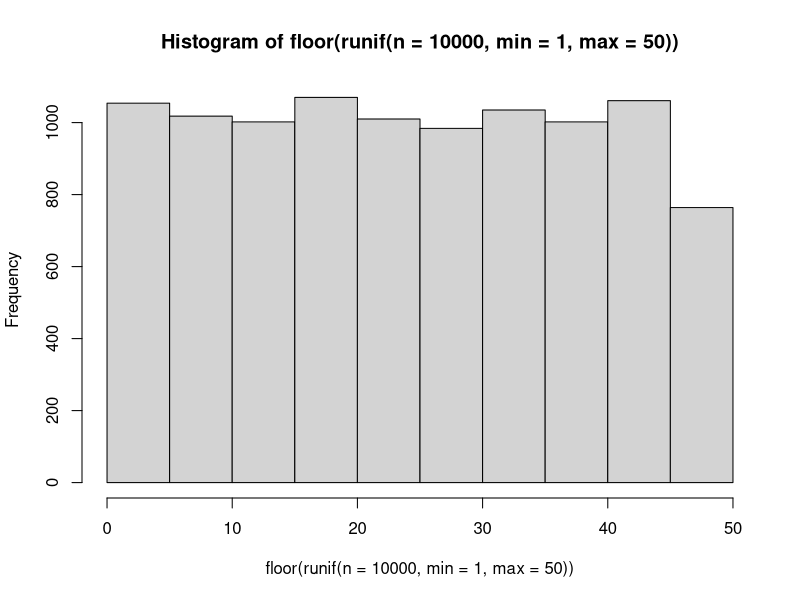
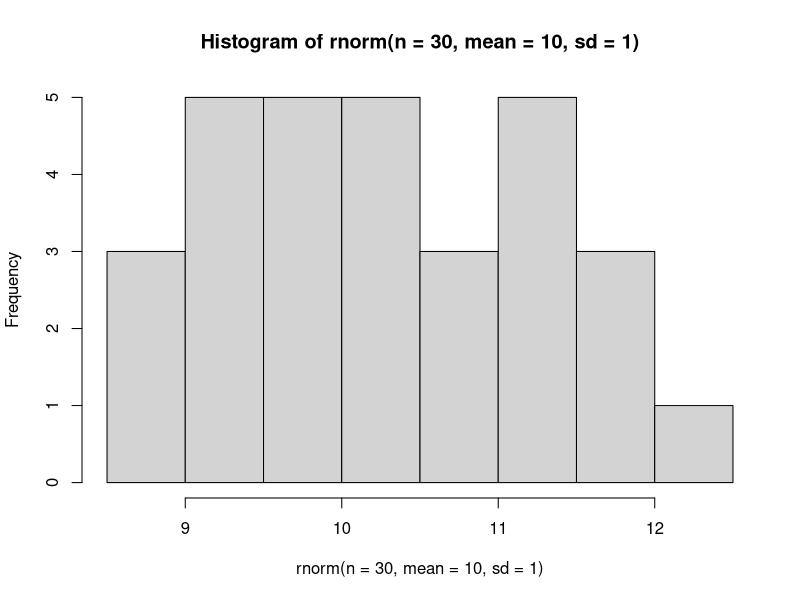
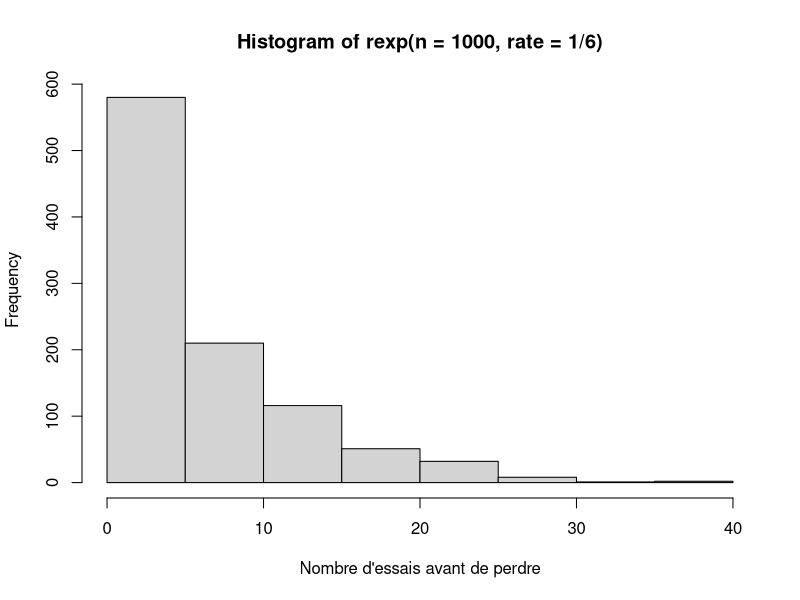
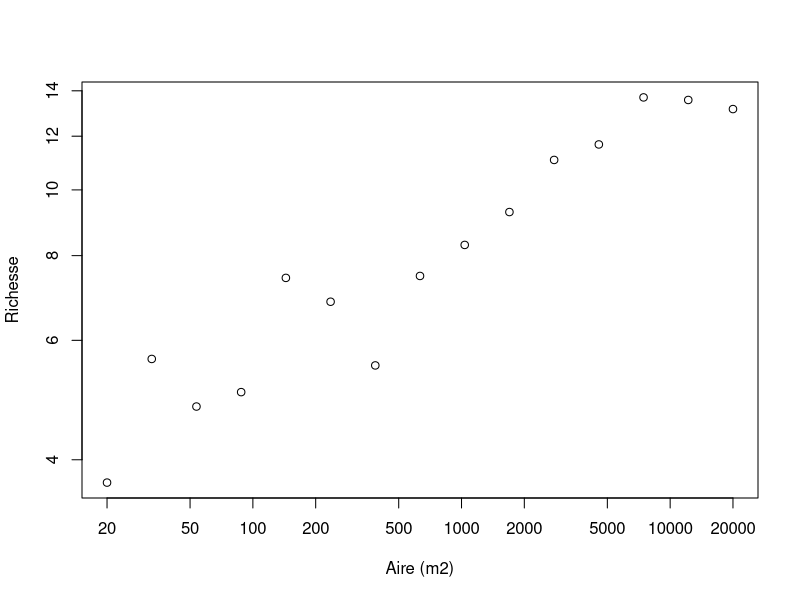
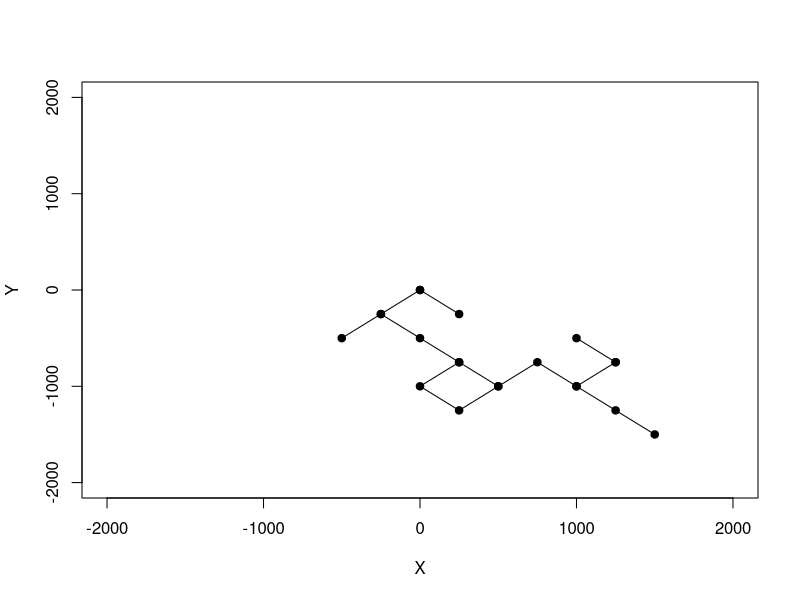
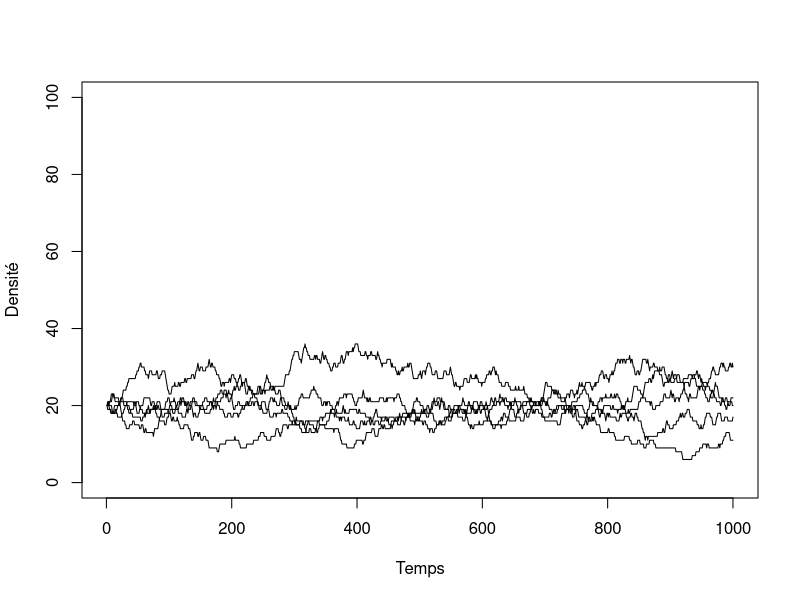
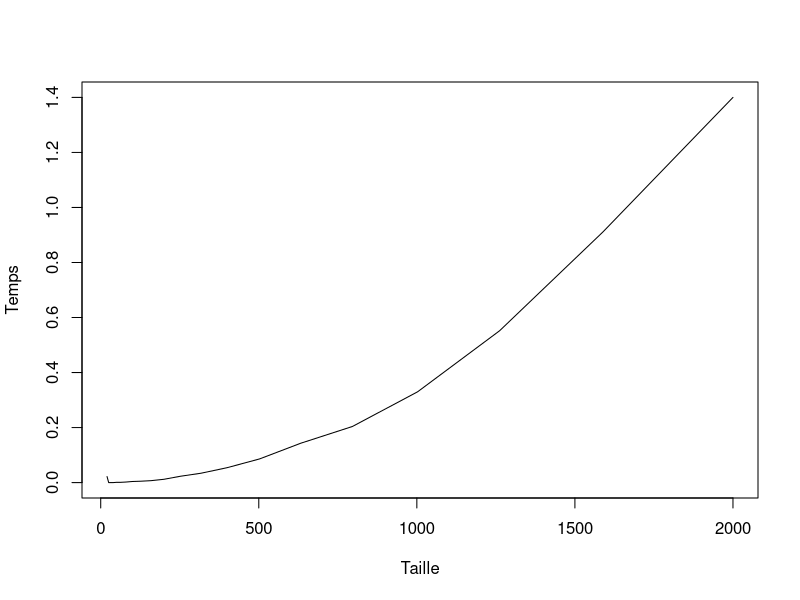

Write the R code that produced these figures, in order.
## ---- chunk 1
tri <- function(x){
	# Calcul de la dimension du vecteur
	taille = length(x)
	ordre = FALSE
	# Boucle qui tourne jusqu'à ce que tout soit en ordre
	while(ordre == FALSE) {
		ordre = TRUE
		# Boucle qui passe tous les éléments en paire
		for(i in 1:(taille-1)) {
			if(x[i+1] < x[i]) {
				# Inversion des deux lettres
				x[c(i,i+1)] = x[c(i+1,i)]
				# Comme un changement a été fait, l'ordre
				# n'est pas encore garanti
				ordre = FALSE
			}
		}
	}
	return(x)
}
## ---- chunk 2
valeurs = c("2", "3", "4", "5", "6", "7", "8", "9", "10", "valet", "reine", "roi", "as")
couleurs = rep(c("pique", "trèfle", "carreau", "coeur"),each = 13)
cartes = paste(valeurs,"-",couleurs)
tirage = function(n, cartes) {
    sample(x = cartes, size = n, replace = FALSE)
}
tirage(3, cartes)
## ---- chunk 3
hist(floor(runif(n = 10000, min = 1, max = 50)))
## ---- chunk 4
hist(rnorm(n = 30, mean = 10, sd = 1))
## ---- chunk 5
rbinom(n = 10, size = 1, prob = 0.5)
## ---- chunk 6
rmultinom(n = 3, size = 1, prob = rep(1/6, 6))
## ---- chunk 7
hist(rexp(n = 1000, rate = 1/6),
xlab = "Nombre d'essais avant de perdre")
## ---- chunk 8
A = 2*10^seq(1, 4, length.out = 15)
c = 3
z = 0.15
S = rnorm(15, mean = c*A^z, sd = 1.5)
## ---- chunk 9
plot(A, S, xlab = "Aire (m2)", ylab = "Richesse",
  log = "xy")
## ---- chunk 10
set.seed(1)
p <- 0.55
alea <- runif(n = 1, min = 0, max = 1)
if(alea < p) res = "pile" else res = "face"
res
## ---- chunk 11
nsteps = 20
xy = matrix(0,nr = 21, nc = 2)
xy[1,] = c(0,0)
direction = 90
for(step in 2:(nsteps+1)) {
    # Son chemin en X
    if(runif(1,0,1) < 0.5){
      xy[step,1] = xy[step-1,1] + 250
    } else {
      xy[step,1] = xy[step-1,1] - 250}

    # Son chemin en Y
    if(runif(1,0,1) < 0.5){
      xy[step,2] = xy[step-1,2] + 250
    } else {
      xy[step,2] = xy[step-1,2] - 250
    }
}
## ---- chunk 12
plot(xy[,1],xy[,2], type = "l", xlim = c(-2000,2000),ylim = c(-2000,2000),
    xlab = "X", ylab = "Y")
points(xy[,1],xy[,2],pch = 19)
## ---- chunk 13
etats <- c("A", "B", "C", "D", "E")
p = c(0.1, 0.5, 0.2, 0.05, 0.15)
sum(p)

# On utilise cumsum pour calculer la probabilité cumulative
cump <- cumsum(p)
cump
## ---- chunk 14
alea <- runif(1,0,1)
alea
n_etats <- 5; i = 1; plus_petit = FALSE
while(plus_petit == FALSE) {
    if(alea < cump[i]) {
        decision = etats[i]
        plus_petit = TRUE
    }
    else {
        i = i + 1
    }
}
decision
## ---- chunk 15
tirage <- function(p) {
    etats <- c("A", "B", "C", "D", "E")
    res <- rmultinom(n=1,size=1,prob=p)
    etats[which(res==1)]
}
tirage(p)
## ---- chunk 16
nsteps <- 1000
S <- 5
K <- 100
N <- matrix(nr = nsteps, nc = S)

# Une fonction utile pour faire des tirages
# Elle retourne la position de l'espèce pigée au hasard
tirage  <- function(p) {
    res <- rmultinom(n=1,size=1,prob=p)
    return(which(res==1))
}
## ---- chunk 17
# On démarre la simulation avec 20 individus par espèce
N[1,] =rep(K/S, S)

# La boucle principale
for(step in 2:nsteps) {

    # Calcul de l'abondance relative
    p = N[step-1,] / K

    # On tire l'identité de l'espèce qui meurt
    ID_mort = tirage(p)

    # On applique le changement
    N[step,] = N[step-1,]
    N[step,ID_mort] = N[step,ID_mort] - 1

    # On tire l'identité de la recrue
    ID_recrue = tirage(p)
    N[step,ID_recrue] = N[step,ID_recrue] + 1
}
## ---- chunk 18
# Illustration des résultats
plot(c(1:nsteps), N[,1], type = "l", ylim = c(0,K),
    xlab = "Temps", ylab = "Densité")
for(i in 2:S) lines(c(1:nsteps), N[,i])
## ---- chunk 19
x = runif(1000)
system.time(sort(x))
system.time(tri(x))

## ---- chunk 20
n = 2*10^seq(1,3,0.1)
res = numeric(length(n))
for(i in 1:length(res)) {
	x = runif(n[i])
	res[i] = system.time(tri(x))[3]
}
plot(n,res, type = "l", xlab = "Taille", ylab = "Temps")
## ---- chunk 21
f1 <- function(x) {
	taille <- length(x)
	x2 <- numeric(taille)
	for(i in 1:taille) if(x[i] < 0.5) x2[i] <- 1
}
f2 <- function(x) {
	x2 <- x*0
	x2[x<0.5] <- 1
}
## ---- chunk 22
x = runif(1000000)
system.time(f1(x))
system.time(f2(x))
## ---- chunk 23
f1 <- function(x) {
	res <- numeric(ncol(x))
	for(j in 1:ncol(x)) {
		for(i in 1:nrow(x)){
			res[x] = res[j] + x[i,j]
		}
	}
}
X = matrix(runif(100*100),nr=100,nc=100)
## ---- chunk 24
system.time(rowSums(X))
system.time(apply(X,2,sum))
system.time(f1(X))
